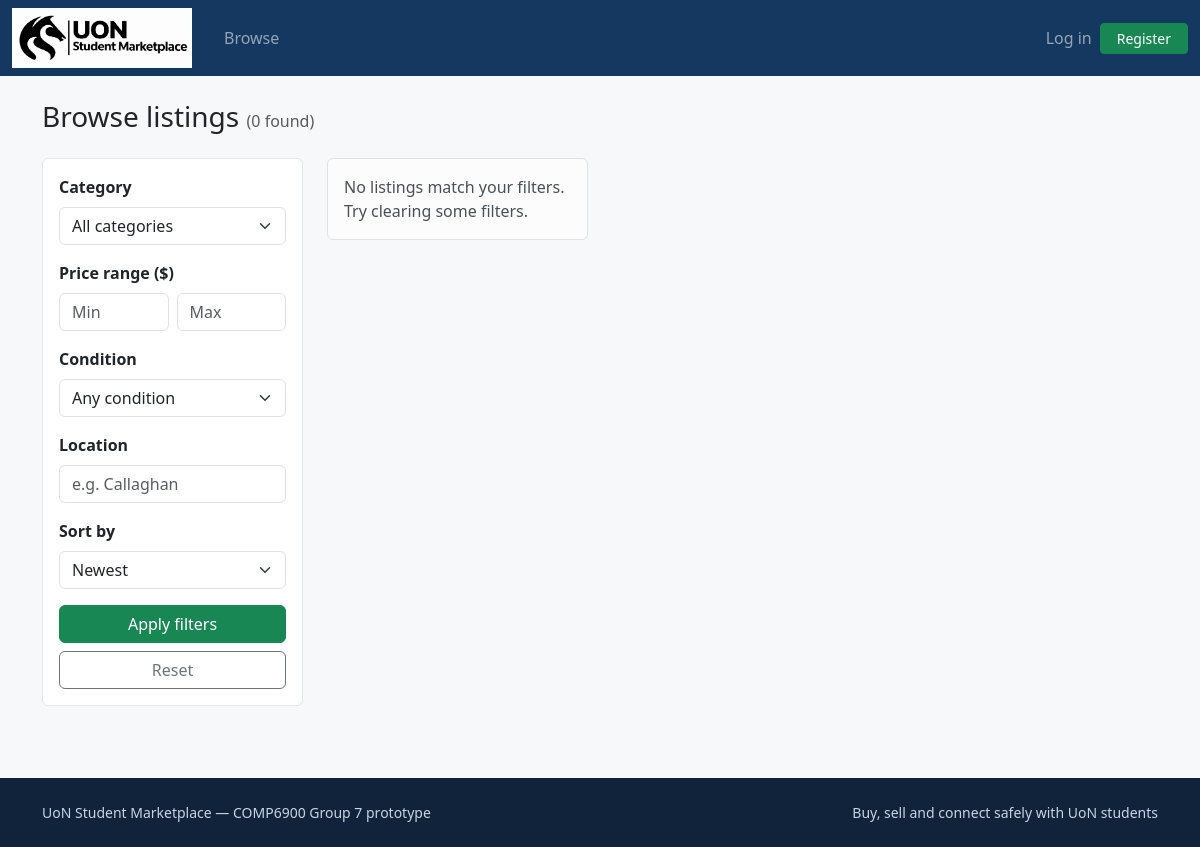
The app's page /listings?category=7, older data.
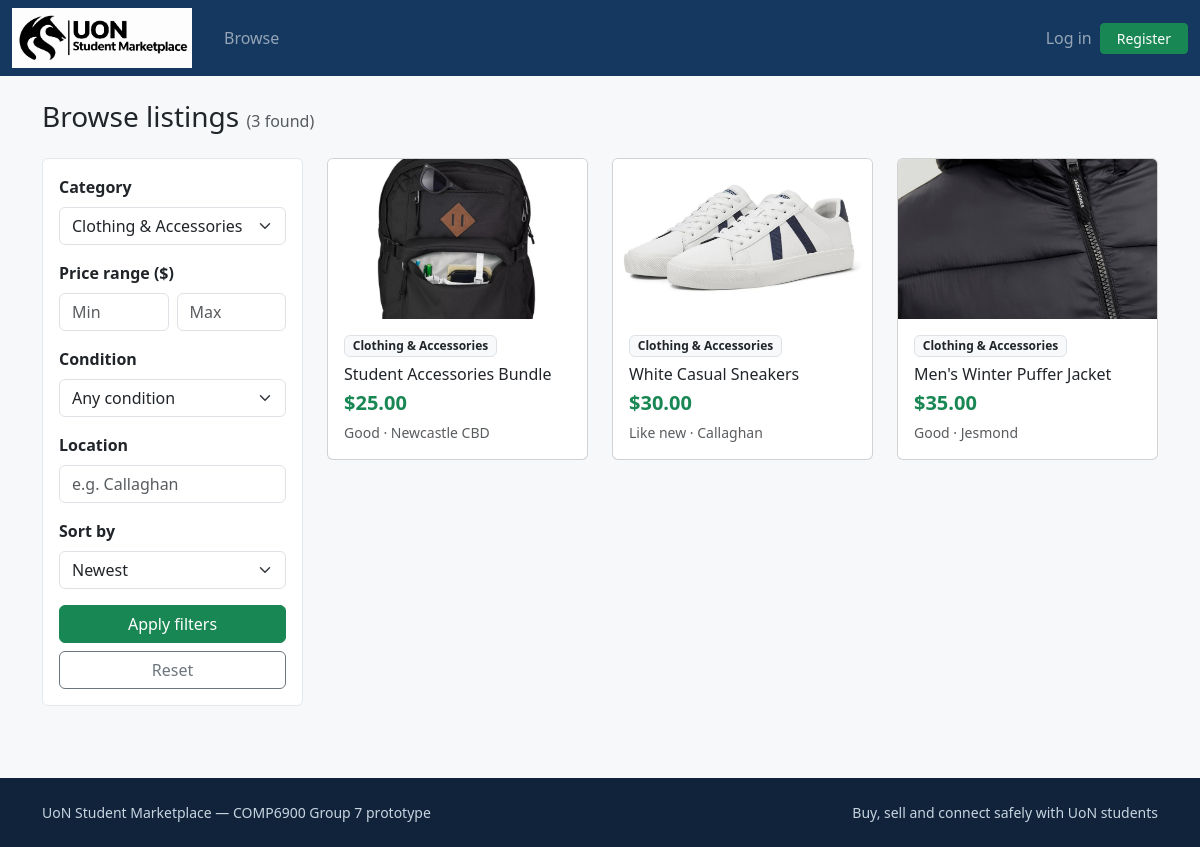
The same page, newer data.
### tables this page shows
CREATE TABLE listings (
    listing_id   INTEGER PRIMARY KEY AUTOINCREMENT,
    user_id      INTEGER NOT NULL REFERENCES users (user_id),
    category_id  INTEGER NOT NULL REFERENCES categories (category_id),
    title        TEXT NOT NULL,
    description  TEXT NOT NULL,
    price        REAL NOT NULL DEFAULT 0,          -- AUD, 0 = free
    condition    TEXT NOT NULL
                 CHECK (condition IN ('New', 'Like new', 'Good', 'Fair', 'Needs repair')),
    location     TEXT,
    status       TEXT NOT NULL DEFAULT 'active'
                 CHECK (status IN ('active', 'archived', 'sold', 'removed')),
    created_at   TEXT NOT NULL,
    updated_at   TEXT NOT NULL
);

CREATE TABLE categories (
    category_id   INTEGER PRIMARY KEY AUTOINCREMENT,
    name          TEXT NOT NULL UNIQUE,
    description   TEXT,
    is_archived   INTEGER NOT NULL DEFAULT 0      -- 0 active, 1 archived (hidden)
);

### app/views/main.py (the view)
@bp.route("/listings")
def browse():
    db = get_db()
    q = (request.args.get("q") or "").strip()
    category_id = request.args.get("category", type=int)
    min_price = request.args.get("min_price", type=float)
    max_price = request.args.get("max_price", type=float)
    condition = request.args.get("condition", type=str)
    location = (request.args.get("location") or "").strip()
    sort = request.args.get("sort", "newest")
    page = max(request.args.get("page", 1, type=int), 1)
    where = ["l.status = 'active'"]
    params = []
    if q:
        where.append("(l.title LIKE ? OR l.description LIKE ?)")
        params += [f"%{q}%", f"%{q}%"]
    if category_id:
        where.append("l.category_id = ?")
        params.append(category_id)
    if min_price is not None:
        where.append("l.price >= ?")
        params.append(min_price)
    if max_price is not None:
        where.append("l.price <= ?")
        params.append(max_price)
    if condition:
        where.append("l.condition = ?")
        params.append(condition)
    if location:
        where.append("l.location LIKE ?")
        params.append(f"%{location}%")
    order = {
        "price_asc": "l.price ASC",
        "price_desc": "l.price DESC",
        "oldest": "l.created_at ASC",
    }.get(sort, "l.created_at DESC")
    where_sql = " AND ".join(where)
    per_page = current_app.config["LISTINGS_PER_PAGE"]
    total = db.query(
        f"SELECT COUNT(*) AS n FROM listings l WHERE {where_sql}",
        params,
        one=True,
    )["n"]
    rows = db.query(
        f"""
        SELECT l.listing_id, l.title, l.price, l.condition, l.location,
               l.created_at, c.name AS category_name,
               (SELECT file_path FROM listing_images i
                WHERE i.listing_id = l.listing_id
                ORDER BY i.is_primary DESC, i.image_id
                LIMIT 1) AS image_path
        FROM listings l
        JOIN categories c ON c.category_id = l.category_id
        WHERE {where_sql}
        ORDER BY {order}
        LIMIT ? OFFSET ?
        """,
        params + [per_page, (page - 1) * per_page],
    )
    pages = max((total + per_page - 1) // per_page, 1)
    return render_template(
        "listings/browse.html",
        listings=rows,
        total=total,
        page=page,
        pages=pages,
        q=q,
        category_id=category_id,
        min_price=min_price,
        max_price=max_price,
        condition=condition,
        location=location,
        sort=sort,
    )

### app/db.py (called while the page is built)
def _connect_sqlite(config):
    conn = sqlite3.connect(str(config["SQLITE_PATH"]))
    conn.row_factory = sqlite3.Row
    conn.execute("PRAGMA foreign_keys = ON")
    return conn

def get_db():
    if "db" not in g:
        g.db = Database(_connect_sqlite(current_app.config))
    return g.db

    def query(self, sql, params=(), one=False):
        cur = self.conn.cursor()
        cur.execute(sql, tuple(params))
        columns = [column[0] for column in cur.description] if cur.description else []
        rows = [dict(zip(columns, row)) for row in cur.fetchall()]
        cur.close()
        return rows[0] if (one and rows) else (None if one else rows)

### app/security.py (called while the page is built, shortened)
def current_user():
    if "user_id" not in session:
        return None

### app/templates/listings/browse.html (shortened to what the changed rows need)
{% extends "base.html" %}
{% block content %}
<h1 class="h3 mb-4">
    Browse listings
    <span class="text-muted fs-6">({{ total }} found)</span>
</h1>
<div class="row g-4">
    <aside class="col-lg-3">
        <form
            method="get"
            action="{{ url_for('main.browse') }}"
            class="card p-3 filter-card"
        >
            <div class="mb-3">
                <label for="filter-category" class="form-label fw-semibold">
                    Category
                </label>
                <select
                    id="filter-category"
                    name="category"
                    class="form-select"
                >
                    <option value="">All categories</option>
                    {% for cat in nav_categories %}
                        <option
                            value="{{ cat.category_id }}"
                            {% if category_id == cat.category_id %}selected{% endif %}
                        >
                            {{ cat.name }}
                        </option>
                    {% endfor %}
                </select>
            </div>
        </form>
    </aside>
    <div class="col-lg-9">
        <div class="row g-4 row-cols-1 row-cols-sm-2 row-cols-lg-3">
            {% for l in listings %}
                {% include "listings/_card.html" %}
            {% else %}
                <div class="col-12">
                    <div class="alert alert-light border">
                        No listings match your filters. Try clearing some filters.
                    </div>
                </div>
            {% endfor %}
        </div>
    </div>
</div>
{% endblock %}

### app/templates/listings/_card.html (shortened to what this page needs)
<div class="col">
    <div class="card listing-card h-100">
        <div class="card-img-wrap">
            {% if l.image_path %}
                <img
                    class="card-img-top"
                    src="{{ url_for('main.uploaded_file', filename=l.image_path) }}"
                    alt="{{ l.title }}"
                >
            {% else %}
                <div class="card-img-top img-placeholder d-flex align-items-center justify-content-center">
                    📦
                </div>
            {% endif %}
        </div>
        <div class="card-body">
            <div class="d-flex justify-content-between align-items-start">
                <span class="badge bg-light text-dark border">
                    {{ l.category_name }}
                </span>
            </div>
            <h6 class="card-title mt-2 mb-1 text-truncate">
                {{ l.title }}
            </h6>
            <div class="fw-bold text-success fs-5">
                {% if l.price|float == 0 %}
                    FREE
                {% else %}
                    ${{ '%.2f'|format(l.price|float) }}
                {% endif %}
            </div>
            <div class="text-muted small mt-1">
                <span>{{ l.condition }}</span>
                {% if l.location %}
                    · <span>{{ l.location }}</span>
                {% endif %}
            </div>
        </div>
    </div>
</div>

Row changes from the older to the newer data that the page shows:
added listings: shows a picture, category_name "Clothing & Accessories", title "Student Accessories Bundle", price "25.00", condition "Good", location "Newcastle CBD"
added listings: shows a picture, category_name "Clothing & Accessories", title "White Casual Sneakers", price "30.00", condition "Like new", location "Callaghan"
added listings: shows a picture, category_name "Clothing & Accessories", title "Men's Winter Puffer Jacket", price "35.00", condition "Good", location "Jesmond"
Text that changed along with them:
{{ total }}: "0" → "3"
form field category: "All categories" → "Clothing & Accessories"
text no longer shown: "No listings match your filters. Try clearing some filters."
